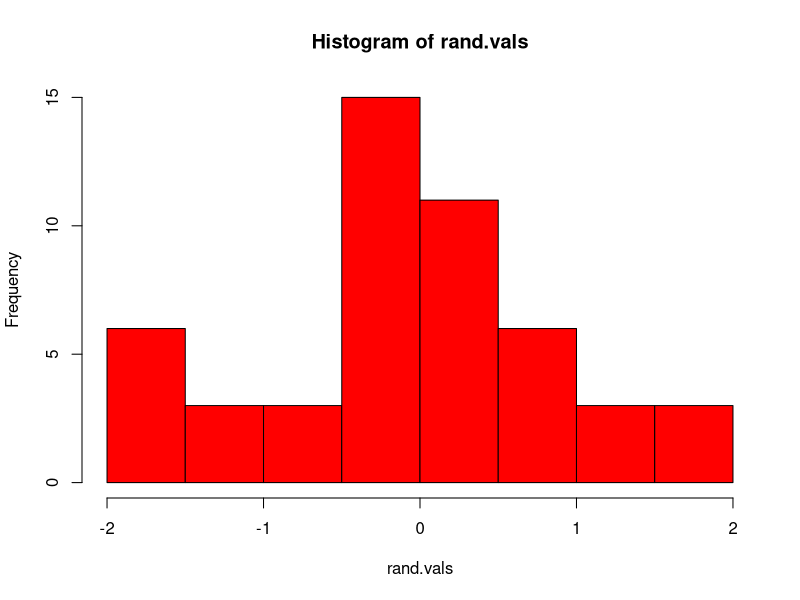

Recreate this plot in R. (Note: this script raises an error after producing the figure.)
## ---- chunk 1

rand.vals = rnorm(50)

## ---- chunk 2

hist(rand.vals, col="red")

## ---- chunk 3

hist(rand.vals.2, col="red")

## ---- chunk 4

rand.vals.3 = rnorm(50)

plot(rand.vals.3~rand.vals, xlab="First dataset", ylab = "Third dataset", pch=21, bg="orange",cex=2,xlim=c(-5,5),ylim=c(-5,5))
## ---- chunk 5

plot(rand.vals.3~rand.vals, xlab="First dataset", ylab = "Third dataset", pch=21, bg="orange",cex=2,xlim=c(-5,5),ylim=c(-5,5))

